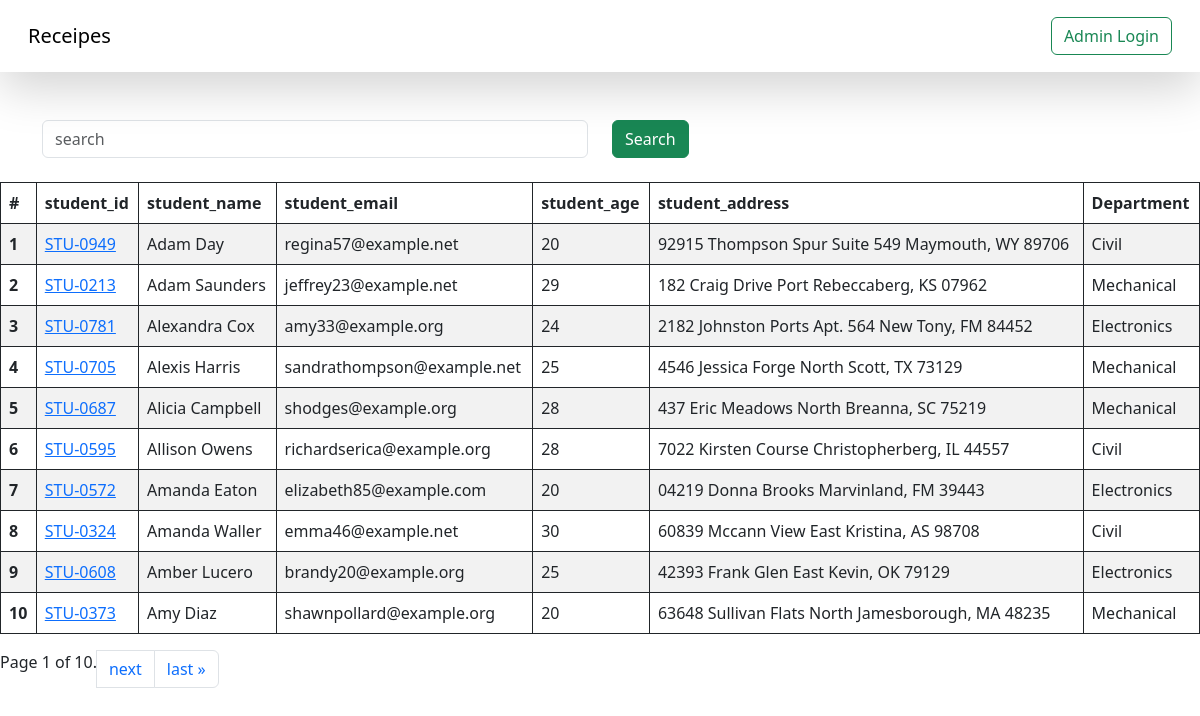
The page /students/ on the database its author committed.
### vege/models.py (models this page shows, shortened)
class Student(models.Model):
    department=models.ForeignKey(Department,related_name="depart",on_delete=models.CASCADE)
    student_id=models.OneToOneField(StudentID,related_name="studentid",on_delete=models.CASCADE)
    student_name=models.CharField(max_length=100)
    student_email=models.EmailField(unique=True)
    student_age=models.IntegerField(default=18)
    student_address=models.TextField()
    class Meta:
        ordering=['student_name']
        verbose_name="student"

class StudentID(models.Model):
    student_id=models.CharField(max_length=100)
    def __str__(self) -> str:
        return self.student_id

class Department(models.Model):
    department=models.CharField(max_length=100)
    class Meta:
        ordering=['department']

### vege/views.py (the view, shortened to what this page needs)
# urls.py: path('students/',get_students,name="get_students"),
def get_students(request):
    queryset=Student.objects.all()
    paginator = Paginator(queryset, 10)  # Show 25 contacts per page.
    page_number = request.GET.get("page",1)
    page_obj = paginator.get_page(page_number)
    return render(request,'report/students.html',{'queryset':page_obj,'page':'Student Report'})

### vege/templates/report/students.html (shortened to what this page needs)
{%extends "base.html"%}
{%block start%}
<div class="container mt-5">
    <form class="mb-4">
    <div class="row">
        <div class="col md-6">
            <input class="form-control" placeholder="search" name="search">
        </div>
    <div class="col-md-6">
        <button class="btn btn-success">Search</button>
    </div>
</div>
    </form>
</div>
<table class="table table-striped">
    <thead>
      <tr>
        <th scope="col">#</th>
        <th scope="col">student_id</th>
        <th scope="col">student_name</th>
        <th scope="col">student_email</th>
        <th scope="col">student_age</th>
        <th scope="col">student_address</th>
        <th scope="col">Department</th>
      </tr>
    </thead>
    <tbody>
        {%for student in queryset%}
      <tr>
        <th scope="row">{{forloop.counter}}</th>
        <td>
            <a href="{%url 'see_marks' student.student_id%}">{{student.student_id}}</a></td>
        <td>{{student.student_name}}</td>
        <td>{{student.student_email}}</td>
        <td>{{student.student_age}}</td>
        <td>{{student.student_address}}</td>
        <td>{{student.department.department}}</td>
      </tr>
      {%endfor%}
    </tbody>
  </table>
  <nav aria-label="Page navigation example">
    <ul class="pagination">
        <span class="current">
            Page {{ queryset.number }} of {{ queryset.paginator.num_pages }}.
        </span>
        {% if queryset.has_next %}
        <li class="page-item"><a class="page-link" href="?page={{ queryset.next_page_number }}">next</a></li>
            <li class="page-item"><a class="page-link" href="?page={{ queryset.paginator.num_pages }}">last &raquo;</a></li>
        {% endif %}
</ul>
</nav>
{%endblock%}

### home/templates/base.html (shortened to what this page needs)
<!DOCTYPE html>
<html lang="en">
<head>
    <link href="https://cdn.jsdelivr.net/npm/bootstrap@5.3.0/dist/css/bootstrap.min.css" rel="stylesheet">
</head>
<body>
    <nav class="navbar bg-body-tertiar shadow-lg p-3">
        <div class="container-fluid">
          <a class="navbar-brand">Receipes</a>
          {% if page == "Receipe"%}
            {% if request.user.is_authenticated %}
            <a href="/logout/" class="btn btn-outline-success" type="submit">Logout</a>
                {%else%}
            <a href="/login/" class="btn btn-outline-success" type="submit">Login</a>
                {% endif %}
            {%else%}
                {% if request.user.is_authenticated %}
            <a href="/logout/" class="btn btn-outline-success" type="submit">Logout</a>
                {%else%}
            <a href="/admin-login/" class="btn btn-outline-success" type="submit">Admin Login</a>
                {% endif %}
            {%endif%}
        </div>
      </nav>
    {%block start%}
    {%endblock%}
</body>
</html>

### home/templates/base.html (style rules this page uses)
table, th, td,tr { border: 1px solid; }

### rows shown on the page
Student: student_id "STU-0949", student_name "Adam Day", student_email "regina57@example.net", student_age "20", student_address "92915 Thompson Spur Suite 549 Maymouth, WY 89706", department.department "Civil"
Student: student_id "STU-0213", student_name "Adam Saunders", student_email "jeffrey23@example.net", student_age "29", student_address "182 Craig Drive Port Rebeccaberg, KS 07962", department.department "Mechanical"
Student: student_id "STU-0781", student_name "Alexandra Cox", student_email "amy33@example.org", student_age "24", student_address "2182 Johnston Ports Apt. 564 New Tony, FM 84452", department.department "Electronics"
Student: student_id "STU-0705", student_name "Alexis Harris", student_email "sandrathompson@example.net", student_age "25", student_address "4546 Jessica Forge North Scott, TX 73129", department.department "Mechanical"
Student: student_id "STU-0687", student_name "Alicia Campbell", student_email "shodges@example.org", student_age "28", student_address "437 Eric Meadows North Breanna, SC 75219", department.department "Mechanical"
Student: student_id "STU-0595", student_name "Allison Owens", student_email "richardserica@example.org", student_age "28", student_address "7022 Kirsten Course Christopherberg, IL 44557", department.department "Civil"
Student: student_id "STU-0572", student_name "Amanda Eaton", student_email "elizabeth85@example.com", student_age "20", student_address "04219 Donna Brooks Marvinland, FM 39443", department.department "Electronics"
Student: student_id "STU-0324", student_name "Amanda Waller", student_email "emma46@example.net", student_age "30", student_address "60839 Mccann View East Kristina, AS 98708", department.department "Civil"
Student: student_id "STU-0608", student_name "Amber Lucero", student_email "brandy20@example.org", student_age "25", student_address "42393 Frank Glen East Kevin, OK 79129", department.department "Electronics"
Student: student_id "STU-0373", student_name "Amy Diaz", student_email "shawnpollard@example.org", student_age "20", student_address "63648 Sullivan Flats North Jamesborough, MA 48235", department.department "Mechanical"

### other values the page prints
{{ queryset.number }} "1"
{{ queryset.paginator.num_pages }} "10"
